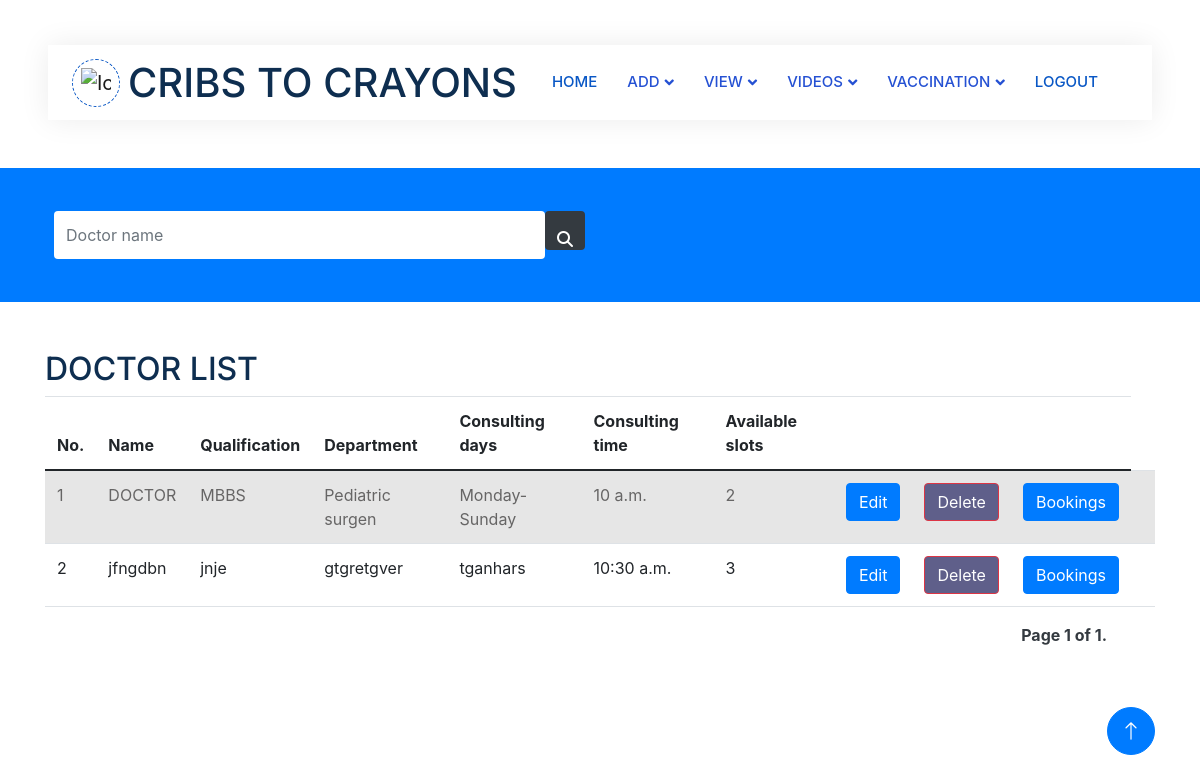
/viewdoctorlist (signed in), run on the app's committed database.
### app1/models.py (models this page shows)
class Doctor(models.Model):
    hospital_id=models.ForeignKey(Hospital,on_delete=models.CASCADE)
    Doctor_name=models.CharField(max_length=20)
    qualification=models.CharField(max_length=50)
    department=models.CharField(max_length=20)
    consulting_days=models.CharField(max_length=30)
    consulting_time=models.TimeField()
    slots=models.IntegerField()
    availability_status=models.CharField(max_length=10,default="AVAILABLE")

### app1/views.py (the view)
# urls.py: path('viewdoctorlist',views.view_doctor,name="viewdoctorlist"),
@login_required(login_url='login/')
def view_doctor(request):
    log_id=LoginUser.objects.get(id=request.user.id)
    hospital=Hospital.objects.get(login_id=log_id)
    doctor=Doctor.objects.filter(hospital_id=hospital)
    items_per_page = 5
    paginator = Paginator(doctor, items_per_page)
    page = request.GET.get('page', 1)
    try:
        doctors = paginator.page(page)
    except PageNotAnInteger:
        doctors = paginator.page(1)
    except EmptyPage:
        doctors = paginator.page(paginator.num_pages)
    context={
        'doctor':doctors
    }
    return render(request,'Hospital/viewdoctordetails.html',context)

### template/Hospital/viewdoctordetails.html (shortened to what this page needs)
<!DOCTYPE html>
<html lang="en">
{% load static %}
<head>
    <link rel="stylesheet" href="https://cdnjs.cloudflare.com/ajax/libs/font-awesome/6.5.1/css/all.min.css" />
    <link href="https://cdnjs.cloudflare.com/ajax/libs/font-awesome/5.10.0/css/all.min.css" rel="stylesheet">
    <link href="https://cdn.jsdelivr.net/npm/bootstrap-icons@1.4.1/font/bootstrap-icons.css" rel="stylesheet">
    <link href="{% static 'js/animate.min.css' %}" rel="stylesheet">
    <link href="{% static 'js/owl.carousel.min.css' %}" rel="stylesheet">
    <link href="{% static 'css/bootstrap.min.css' %}" rel="stylesheet">
    <link rel="stylesheet" href="https://stackpath.bootstrapcdn.com/bootstrap/4.5.2/css/bootstrap.min.css">
    <link href="{% static 'css/style.css' %}" rel="stylesheet">
</head>
<body>
    <div class="container-xxl bg-white p-0">
        <div class="container-fluid nav-bar bg-transparent">
            <nav class="navbar navbar-expand-lg bg-white navbar-light py-0 px-4">
                <a href="" class="navbar-brand d-flex align-items-center text-center">
                    <div class="icon p-2 me-2">
                        <img class="img-fluid" src="{% static 'img/logo.gif' %}" alt="Icon" style="width: 30px; height: 30px;">
                    </div>
                    <h1 class="m-0 " >CRIBS TO CRAYONS</h1>
                </a>
                <div class="collapse navbar-collapse" id="navbarCollapse">
                  <div class="navbar-nav ms-auto">
                    <a href="{% url 'hospitalprofile'%}" class="nav-item nav-link active" >HOME</a>
                      <div class="nav-item dropdown">
                          <a href="#" class="nav-link dropdown-toggle" data-bs-toggle="dropdown">ADD</a>
                      </div>
                      <div class="nav-item dropdown">
                        <a href="#" class="nav-link dropdown-toggle" data-bs-toggle="dropdown">VIEW</a>
                    </div>
                    <div class="nav-item dropdown">
                      <a href="#" class="nav-link dropdown-toggle" data-bs-toggle="dropdown">VIDEOS</a>
                  </div>
                    <div class="nav-item dropdown">
                      <a href="#" class="nav-link dropdown-toggle" data-bs-toggle="dropdown">VACCINATION</a>
                </div>
                  <a href="{% url 'login'%}" class="nav-item nav-link active" >LOGOUT</a>
              </div>
            </nav>
        </div>
<br>
<br>
 <div class="container-fluid bg-primary mb-5 wow fadeIn" data-wow-delay="0.1s" style="padding: 35px;">
    <div class="container">
        <div class="row g-2">
            <form method="get" action="{% url 'searchdoctor'%}">
            <div class=" col-md-6 d-flex ">
                <input type="text" class="form-control border-0 py-xl-4  " placeholder="Doctor name" name="search" >
                <div>
                  <button class="btn btn-dark border-0 w-100 py-3" style="height: 70%;" ><i class="fa-solid fa-magnifying-glass"></i></button>
                </div>
        </div>
        </form>
    </div>
    </div>
</div>
<div class="container">
    <h2>DOCTOR LIST</h2>
    <table class="table table-striped">
      <thead>
        <tr>
            <th>No.</th>
          <th>Name</th>
          <th>Qualification</th>
          <th>Department</th>
          <th>Consulting days</th>
          <th>Consulting time</th>
          <th>Available slots</th>
          <th></th>
          <th></th>
          <th></th>
        </tr>
      </thead>
      <tbody>
        {% for i in doctor %}
        <tr>
          <td>{{ forloop.counter0|add:doctor.start_index }}</td>
         <td>{{ i.Doctor_name }}</td>
         <td>{{ i.qualification }}</td>
         <td>{{ i.department }}</td>
         <td>{{ i.consulting_days }}</td>
         <td>{{ i.consulting_time }}</td>
         <td>{{ i.slots }}</td>
          <td>
            <a href="{% url 'editdoctordetails' id=i.id %}" class="btn btn-primary">Edit</a>
           </td>
           <td>
           <a href="{% url 'deletedoctor' id=i.id %}" class="btn btn-danger" style="background-color: rgb(95, 95, 138);">Delete</a>
          </td>
          <td><a href="{% url 'viewappoinment' id=i.id %}" class="btn btn-primary">Bookings</a></td>
          <td></td>
        </tr>
        {% endfor %}
      </tbody>
    </table>
  <div class="pagination mt-3 d-flex justify-content-end pe-5 mb-4  fw-bold text-white text-end ">
    <span class="step-links  ">
      <span class="current text-dark">
        Page {{ doctor.number }} of {{ doctor.paginator.num_pages }}.
      </span>
    </span>
  </div>
  </div>
  <a href="#" class="btn btn-lg btn-primary btn-lg-square back-to-top"><i class="bi bi-arrow-up"></i></a>
</div>
</body>
</html>

### static/css/style.css (style rules this page uses)
:root { --primary: #0957c5; --secondary: #2264ff; --light: #EFFDF5; --dark: #2551d3; }
.back-to-top { position: fixed; display: none; right: 45px; bottom: 45px; z-index: 99; }
.btn { transition: .5s; }
.btn.btn-primary, .btn.btn-secondary { color: #FFFFFF; }
.btn-lg-square { width: 48px; height: 48px; }
.btn-square, .btn-sm-square, .btn-lg-square { padding: 0; display: flex; align-items: center; justify-content: center; font-weight: normal; border-radius: 50px; }
.nav-bar { position: relative; margin-top: 45px; padding: 0 3rem; transition: .5s; z-index: 9999; }
.navbar { box-shadow: 0 0 30px rgba(0, 0, 0, .08); }
.navbar .dropdown-toggle::after { border: none; content: "\f107"; font-family: "Font Awesome 5 Free"; font-weight: 900; vertical-align: middle; margin-left: 5px; transition: .5s; }
.navbar-light .navbar-nav .nav-link { margin-right: 30px; padding: 25px 0; color: #5288e0; font-size: 15px; text-transform: uppercase; outline: none; }
.navbar-light .navbar-nav .nav-link:hover, .navbar-light .navbar-nav .nav-link.active { color: var(--primary); }
.navbar-light .navbar-brand { height: 75px; }
.navbar-light .navbar-nav .nav-link { color: var(--dark); font-weight: 500; }
.icon { padding: 15px; display: inline-flex; align-items: center; justify-content: center; background: #FFFFFF !important; border-radius: 50px; border: 1px dashed var(--primary) !important; }

### data on the page
Doctor: Doctor_name "DOCTOR", qualification "MBBS", department "Pediatric surgen", consulting_days "Monday-Sunday", consulting_time "10 a.m.", slots "2"
Doctor: Doctor_name "jfngdbn", qualification "jnje", department "gtgretgver", consulting_days "tganhars", consulting_time "10:30 a.m.", slots "3"

### other printed values
{{ doctor.number }} "1"
{{ doctor.paginator.num_pages }} "1"
